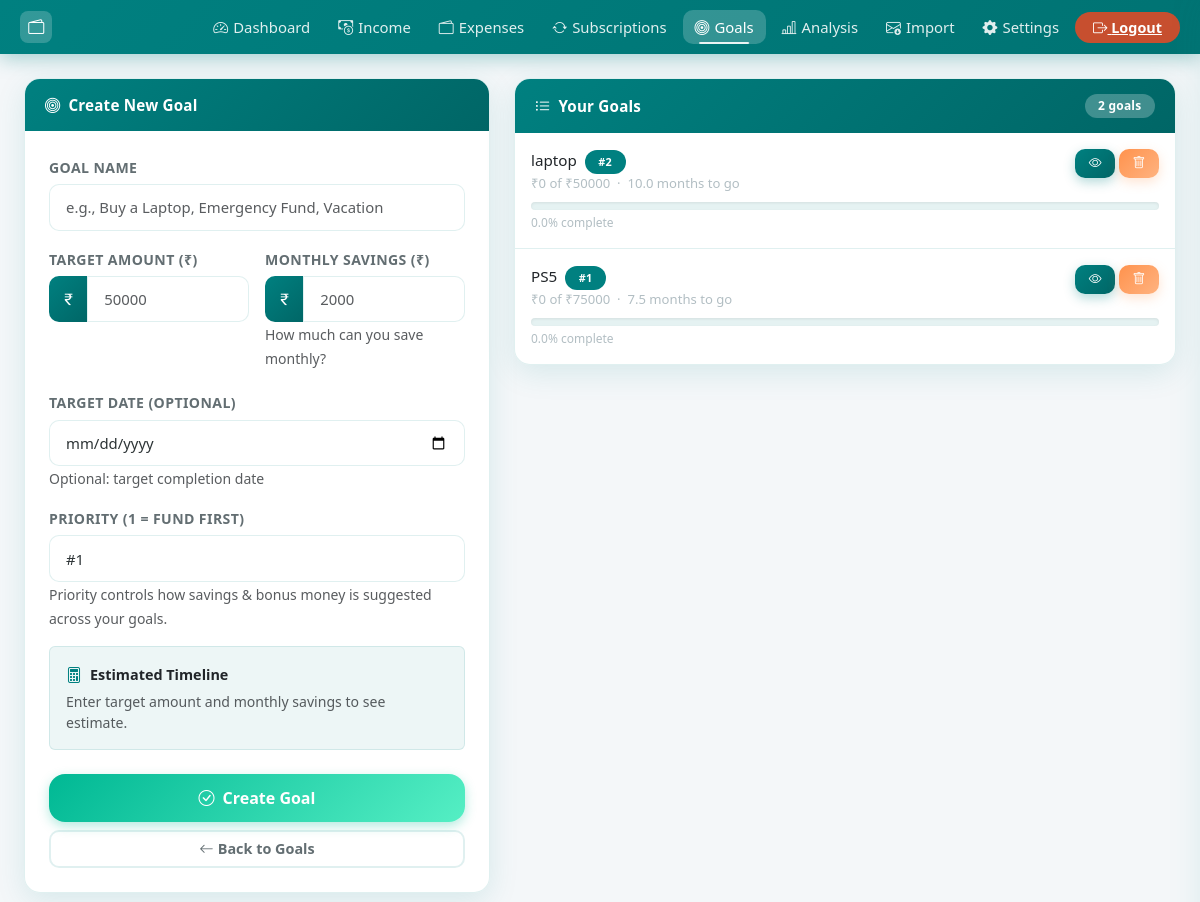
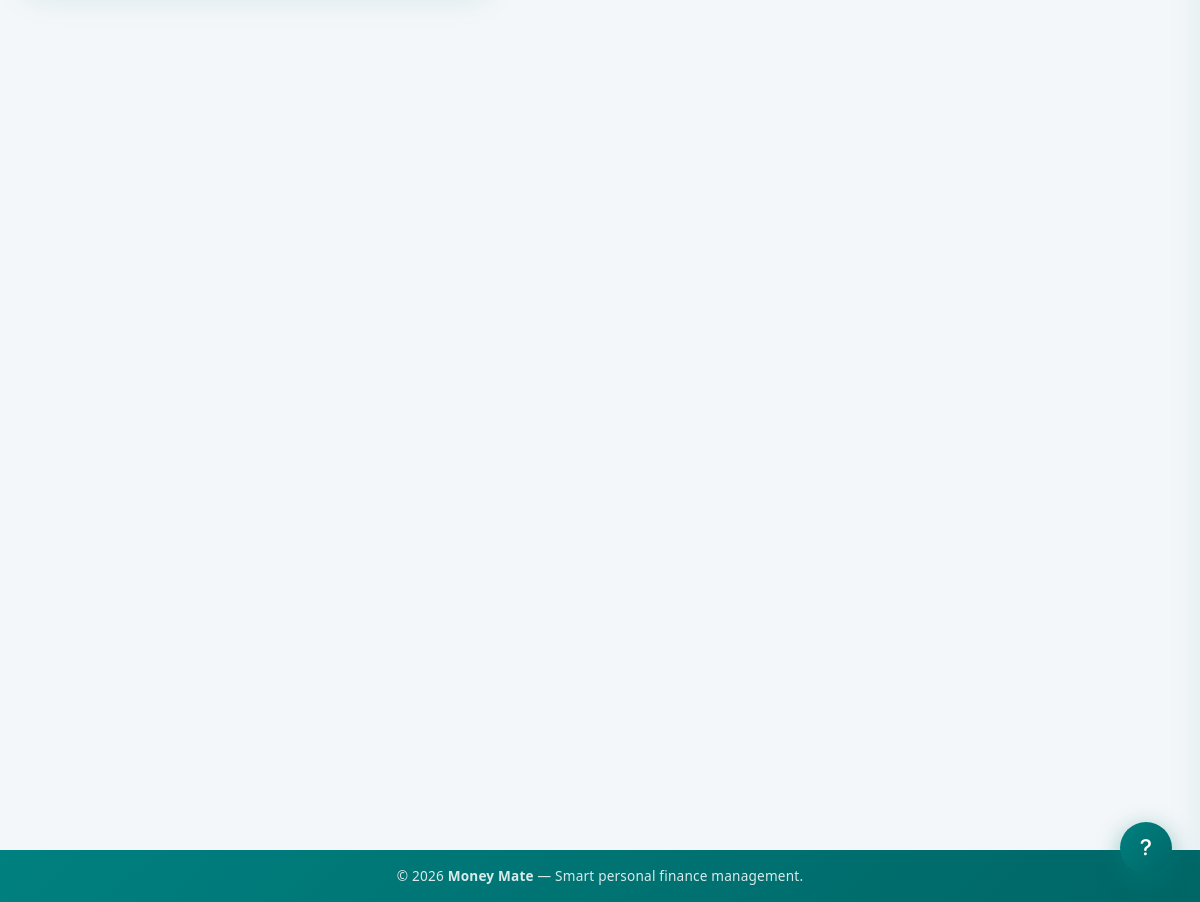
/add_goal (signed in), run on the app's committed database (2 pictures, top to bottom).
### models.py (models this page shows, shortened)
class Goal(db.Model):
    id = db.Column(db.Integer, primary_key=True)
    user_id = db.Column(db.Integer, db.ForeignKey('user.id'), nullable=False)
    name = db.Column(db.String(200), nullable=False)
    target_amount = db.Column(db.Float, nullable=False)
    saved_amount = db.Column(db.Float, default=0.0)
    monthly_savings = db.Column(db.Float, default=0.0)
    target_date = db.Column(db.DateTime, nullable=True)
    priority = db.Column(db.String(10), default='medium', nullable=False)
    created_at = db.Column(db.DateTime, default=_now)
    @property
    def remaining_amount(self):
        return max(0, self.target_amount - self.saved_amount)
    @property
    def progress_percentage(self):
        if self.target_amount == 0:
            return 0
        return min(100, (self.saved_amount / self.target_amount) * 100)
    @property
    def estimated_months(self):
        if self.monthly_savings <= 0:
            return float('inf')
        return self.remaining_amount / self.monthly_savings

### app.py (the view, shortened to what this page needs)
@app.route("/add_goal", methods=["GET", "POST"])
@login_required
def add_goal():
    form = GoalForm()
    goals = (
        Goal.query.filter_by(user_id=current_user.id)
        .order_by(Goal.created_at.desc())
        .all()
    )
    return render_template("add_goal.html", form=form, goals=goals)

### forms.py
class GoalForm(FlaskForm):
    name = StringField('Goal Name', validators=[DataRequired(), Length(max=200)])
    target_amount = FloatField('Target Amount (₹)', validators=[DataRequired(), NumberRange(min=1)])
    monthly_savings = FloatField('Monthly Savings (₹)', validators=[DataRequired(), NumberRange(min=0)])
    target_date = DateField('Target Date (Optional)', validators=[Optional()], format='%Y-%m-%d')
    priority = SelectField('Priority (1 = fund first)', choices=[(str(i), f'#{i}') for i in range(1, 11)], default='1')
    submit = SubmitField('Create Goal')

### app.py (called while the page is built)
@login_manager.user_loader
def load_user(user_id):
    return db.session.get(User, int(user_id))

### templates/add_goal.html (shortened to what this page needs)
{% extends "base.html" %}
{% block content %}
<div class="row g-4">
  <div class="col-lg-5">
    <div class="card reveal">
      <div class="card-header"><i class="bi bi-bullseye"></i> Create New Goal</div>
      <div class="card-body p-4">
        <form method="POST">
          <div class="mb-3">
            {{ form.name.label(class="form-label") }}
            {{ form.name(class="form-control", placeholder="e.g., Buy a Laptop, Emergency Fund, Vacation") }}
          </div>
          <div class="row g-3 mb-3">
            <div class="col-md-6">
              {{ form.target_amount.label(class="form-label") }}
              <div class="input-group">
                <span class="input-group-text"><i class="bi bi-currency-rupee"></i></span>
                {{ form.target_amount(class="form-control", type="number", step="0.01", placeholder="50000", id="target_amount") }}
              </div>
            </div>
            <div class="col-md-6">
              {{ form.monthly_savings.label(class="form-label") }}
              <div class="input-group">
                <span class="input-group-text"><i class="bi bi-currency-rupee"></i></span>
                {{ form.monthly_savings(class="form-control", type="number", step="0.01", placeholder="2000", id="monthly_savings") }}
              </div>
              <small class="text-muted">How much can you save monthly?</small>
            </div>
          </div>
          <div class="mb-3">
            {{ form.target_date.label(class="form-label") }}
            {{ form.target_date(class="form-control", type="date") }}
            <small class="text-muted">Optional: target completion date</small>
          </div>
          <div class="mb-3">
            {{ form.priority.label(class="form-label") }}
            {{ form.priority(class="form-select") }}
            <small class="text-muted">Priority controls how savings &amp; bonus money is suggested across your goals.</small>
          </div>
          <div class="p-3 rounded mb-4" id="preview" style="background:rgba(0, 128, 128,0.07);border:1.5px solid var(--border-color);">
            <div class="d-flex align-items-center gap-2 mb-1">
              <i class="bi bi-calculator" style="color:var(--brand-primary);"></i>
              <strong style="font-size:0.9rem;">Estimated Timeline</strong>
            </div>
            <p class="mb-0 text-muted" style="font-size:0.88rem;" id="previewText">Enter target amount and monthly savings to see estimate.</p>
          </div>
          <div class="d-grid gap-2">
            <button type="submit" class="btn btn-success btn-lg">
              <i class="bi bi-check-circle me-2"></i>Create Goal
            </button>
            <a href="{{ url_for('goals') }}" class="btn btn-outline-secondary">
              <i class="bi bi-arrow-left me-1"></i>Back to Goals
            </a>
          </div>
        </form>
      </div>
    </div>
  </div>
  <div class="col-lg-7 reveal">
    <div class="card">
      <div class="card-header d-flex align-items-center gap-2">
        <i class="bi bi-list-ul"></i> Your Goals
        <span class="badge ms-auto" style="background:rgba(255,255,255,0.25);">{{ goals|length }} goals</span>
      </div>
      <div class="card-body p-0">
        {% if goals %}
        {% for goal in goals %}
        <div class="p-3 {% if not loop.last %}border-bottom{% endif %}" style="border-color:var(--border-color)!important;">
          <div class="d-flex justify-content-between align-items-start mb-2">
            <div>
              <div class="fw-700" style="font-size:0.95rem;">{{ goal.name }}
                <span class="badge ms-1" style="background:#008080;font-size:0.68rem;">#{{ goal.priority }}</span>
              </div>
              <div style="font-size:0.82rem;color:var(--text-muted);">
                ₹{{ "%.0f"|format(goal.saved_amount) }} of ₹{{ "%.0f"|format(goal.target_amount) }}
                &nbsp;·&nbsp;
                {% if goal.monthly_savings > 0 %}{{ "%.1f"|format(goal.estimated_months) }} months to go{% else %}No monthly savings set{% endif %}
              </div>
            </div>
            <div class="d-flex gap-1">
              <a href="{{ url_for('goal_detail', id=goal.id) }}" class="btn btn-primary btn-sm">
                <i class="bi bi-eye"></i>
              </a>
              <a href="{{ url_for('delete_goal', id=goal.id) }}" class="btn btn-danger btn-sm"
                 onclick="return confirm('Delete this goal?')">
                <i class="bi bi-trash"></i>
              </a>
            </div>
          </div>
          <div class="progress" style="height:8px;">
          </div>
          <div class="d-flex justify-content-between mt-1" style="font-size:0.75rem;color:var(--text-muted);">
            <span>{{ "%.1f"|format(goal.progress_percentage) }}% complete</span>
          </div>
        </div>
        {% endfor %}
        {% else %}
        <div class="text-center py-5 text-muted">
          <i class="bi bi-bullseye" style="font-size:2.5rem;opacity:0.3;"></i>
          <p class="mt-2 mb-0">No goals yet. Create your first one!</p>
        </div>
        {% endif %}
      </div>
    </div>
  </div>
</div>
{% endblock %}

### static/style.css (style rules this page uses)
:root { --brand-primary: #008080; --brand-secondary: #80BFBF; --brand-accent: #00b894; --brand-danger: #FF924D; --brand-warning: #f39c12; --brand-info: #0984e3; --gradient-brand: linear-gradient(135deg, #008080 0%, #006666 100%); --gradient-green: linear-gradient(135deg, #00b894 0%, #55efc4 100%); --gradient-red: linear-gradient(135deg, #FF924D 0%, #FFB380 100%); --gradient-orange: linear-gradient(135deg, #f39c12 0%, #fdcb6e 100%); --gradient-blue: linear-gradient(135deg, #0984e3 0%, #74b9ff 100%); --bg-page: #f4f7f9; --bg-card: rgba(255, 255, 255, 0.97); --bg-card-hover: #fff; --text-primary: #2d3436; --text-secondary: #636e72; --text-muted: #b2bec3; --border-color: rgba(0, 128, 128, 0.12); --shadow-sm: 0 2px 12px rgba(0, 128, 128, 0.08); --shadow-md: 0 8px 30px rgba(0, 128, 128, 0.12); --shadow-lg: 0 20px 50px rgba(0, 128, 128, 0.18); --shadow-hover: 0 15px 40px rgba(0, 128, 128, 0.22); --radius-sm: 10px; --radius-md: 16px; --radius-lg: 24px; --radius-pill: 50px; --transition: all 0.28s cubic-bezier(0.4, 0, 0.2, 1); }
html { scroll-behavior: smooth; }
*, *::before, *::after { box-sizing: border-box; }
body { background: var(--bg-page); font-family: 'Segoe UI', system-ui, -apple-system, sans-serif; color: var(--text-primary); min-height: 100vh; display: flex; flex-direction: column; transition: background 0.3s, color 0.3s; }
.card { border: 1px solid var(--border-color); border-radius: var(--radius-md); background: var(--bg-card); box-shadow: var(--shadow-md); transition: var(--transition); overflow: hidden; }
.card-header { background: var(--gradient-brand); color: white; font-weight: 600; font-size: 0.95rem; padding: 0.9rem 1.25rem; border: none; display: flex; align-items: center; gap: 8px; letter-spacing: 0.2px; }
.btn { border-radius: var(--radius-sm); font-weight: 600; font-size: 0.9rem; transition: var(--transition); position: relative; overflow: hidden; border: none; cursor: pointer; }
.btn::after { content: ''; position: absolute; inset: 0; background: rgba(255,255,255,0); transition: var(--transition); }
.btn-primary { background: var(--gradient-brand); color: white; box-shadow: 0 4px 12px rgba(0, 128, 128, 0.3); }
.btn-success { background: var(--gradient-green); color: white; box-shadow: 0 4px 12px rgba(0, 184, 148, 0.3); }
.btn-danger { background: var(--gradient-red); color: white; box-shadow: 0 4px 12px rgba(255, 146, 77, 0.25); }
.btn-outline-secondary { border: 2px solid var(--border-color); color: var(--text-secondary); background: transparent; }
.btn-sm { font-size: 0.8rem; padding: 0.3rem 0.85rem; }
.btn-lg { padding: 0.75rem 2rem; font-size: 1rem; border-radius: var(--radius-md); }
.badge { font-size: 0.75rem; font-weight: 600; padding: 0.4rem 0.85rem; border-radius: var(--radius-pill); letter-spacing: 0.2px; }
.form-control, .form-select { border-radius: var(--radius-sm); border: 1.5px solid var(--border-color); padding: 0.7rem 1rem; font-size: 0.93rem; color: var(--text-primary); background: white; transition: var(--transition); }
.form-label { font-weight: 600; font-size: 0.88rem; color: var(--text-secondary); margin-bottom: 6px; text-transform: uppercase; letter-spacing: 0.4px; }
.input-group-text { background: var(--gradient-brand); color: white; border: none; border-radius: var(--radius-sm) 0 0 var(--radius-sm); font-size: 0.95rem; }
.progress { border-radius: var(--radius-pill); background: rgba(0, 128, 128, 0.1); overflow: hidden; box-shadow: inset 0 1px 3px rgba(0,0,0,0.08); }
.reveal { opacity: 0; transform: translateY(24px); transition: opacity 0.55s cubic-bezier(0.4,0,0.2,1), transform 0.55s cubic-bezier(0.4,0,0.2,1); }
.reveal.revealed { opacity: 1; transform: translateY(0); }
.btn { position: relative; overflow: hidden; }
.form-control, .form-select { transition: border-color 0.22s ease, box-shadow 0.22s ease, transform 0.18s ease; }
body { padding-left: env(safe-area-inset-left, 0px); padding-right: env(safe-area-inset-right, 0px); }

### data on the page
Goal: name "laptop", priority "2", saved_amount "0", target_amount "50000", estimated_months "10.0", progress_percentage "0.0"
Goal: name "PS5", priority "1", saved_amount "0", target_amount "75000", estimated_months "7.5", progress_percentage "0.0"

### other printed values
{{ goals|length }} "2"
